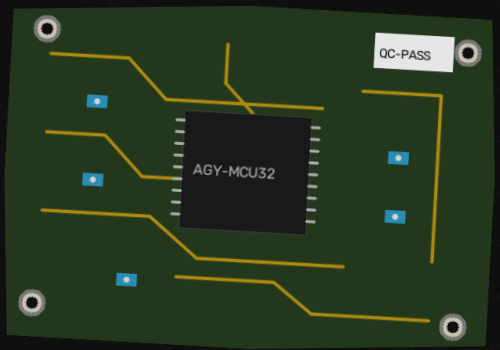
#> input picture mock_data/debug_aligned_03.png, 500 x 350 px
$ python -i locator.py   (imports and definitions only)
#> lines starting #> are read from the running program, lines starting #| are printed output that depends on the picture; after the words box and inside, x2 and y2 are one past the last pixel; in counts of white or black regions, pixels touching at a corner belong together
#> further down, picture is the input picture: shape (350, 500, 3); mean B, G, R 32.6, 56.6, 40.5
"""
Part Localization and Alignment Engine.
Detects industrial components in camera frames, extracts center, oriented bounding box (OBB)
and rotation angle, then applies rigid Euclidean transformation (preserving scale=1.0)
into canonical aligned space for precise golden inspection.
"""

from dataclasses import dataclass
from typing import Optional, Tuple
import cv2
import numpy as np


@dataclass
class LocalizationResult:
    success: bool
    aligned_image: Optional[np.ndarray]
    bbox_corners: Optional[np.ndarray]
    center: Tuple[int, int]
    angle: float
    confidence: float
    debug_frame: np.ndarray


class PartLocator:
    def __init__(self, target_width: int = 500, target_height: int = 350, min_area: float = 50000.0):
        self.target_width = target_width
        self.target_height = target_height
        self.min_area = min_area

    def locate_and_align(self, frame: np.ndarray) -> LocalizationResult:
        debug = frame.copy()
        gray = cv2.cvtColor(frame, cv2.COLOR_BGR2GRAY)
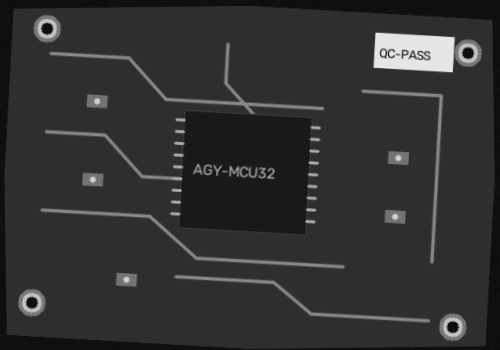
#> gray: shape (350, 500); min 6, max 230, mean 49.3

        # Multi-threshold segmentation
        candidates = []
        for th_val in [22, 30]:
            _, bin_img = cv2.threshold(gray, th_val, 255, cv2.THRESH_BINARY)
            kernel = cv2.getStructuringElement(cv2.MORPH_RECT, (7, 7))
            cleaned = cv2.morphologyEx(bin_img, cv2.MORPH_CLOSE, kernel)
            cnts, _ = cv2.findContours(cleaned, cv2.RETR_EXTERNAL, cv2.CHAIN_APPROX_SIMPLE)
            for c in cnts:
                area = cv2.contourArea(c)
                if area >= self.min_area:
                    candidates.append((area, c))
#> this loop made 2 passes
#> pass 1, in locate_and_align, `_, bin_img = cv2.threshold(gray, th_val, 255, cv2.THRESH_BINARY)`:
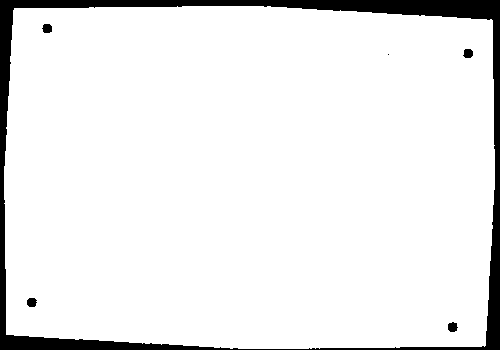
#> bin_img: shape (350, 500); 92.8% white; 6 black regions (1 under 20 px), largest, box (x1, y1, x2, y2) and area: (0, 0, 500, 350) 12360, (448, 322, 458, 332) 78, (42, 24, 52, 33) 75, (27, 298, 37, 307) 75, (463, 49, 473, 58) 74
#> pass 1, in locate_and_align, `cleaned = cv2.morphologyEx(bin_img, cv2.MORPH_CLOSE, kernel)`:
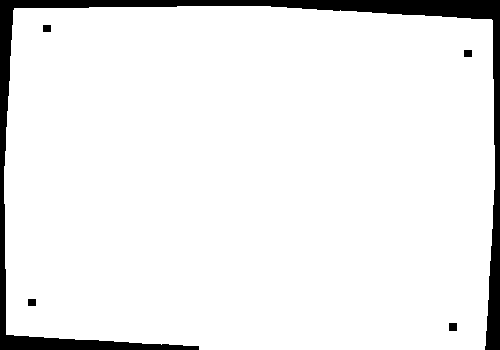
#> cleaned: shape (350, 500); 93.2% white; 5 black regions, box (x1, y1, x2, y2) and area: (0, 0, 500, 350) 11724, (449, 323, 457, 331) 64, (43, 25, 51, 32) 56, (464, 50, 472, 57) 56, (28, 299, 36, 306) 56
#> pass 2, in locate_and_align, `_, bin_img = cv2.threshold(gray, th_val, 255, cv2.THRESH_BINARY)`:
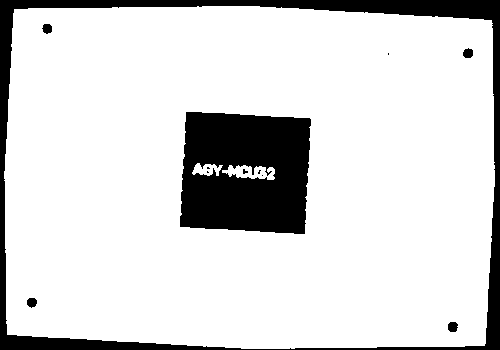
#> bin_img: shape (350, 500); 84.7% white; 12 black regions (6 under 20 px), largest, box (x1, y1, x2, y2) and area: (180, 112, 311, 234) 13675, (0, 0, 500, 350) 12827, (448, 322, 458, 332) 85, (463, 48, 473, 58) 80, (42, 24, 52, 34) 78, (27, 298, 37, 308) 78
#> pass 2, in locate_and_align, `cleaned = cv2.morphologyEx(bin_img, cv2.MORPH_CLOSE, kernel)`:
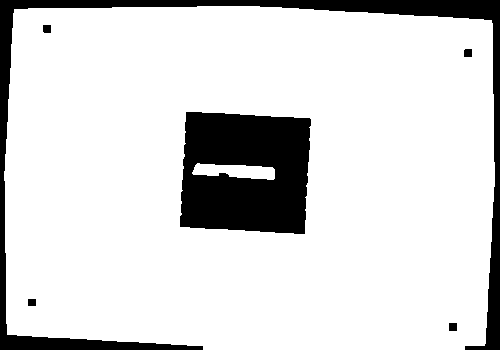
#> cleaned: shape (350, 500); 85.2% white; 6 black regions, box (x1, y1, x2, y2) and area: (180, 112, 311, 234) 13480, (0, 0, 500, 350) 12216, (449, 323, 457, 331) 64, (43, 25, 51, 33) 63, (464, 49, 472, 57) 63, (28, 299, 36, 306) 56
#> after the loop, candidates = 2 items

        if not candidates:
            return LocalizationResult(
                success=False,
                aligned_image=None,
                bbox_corners=None,
                center=(0, 0),
                angle=0.0,
                confidence=0.0,
                debug_frame=debug,
            )

        best_area, best_cnt = max(candidates, key=lambda x: x[0])
#> best_area = 162468; best_cnt = contour of 114 points, box (x1, y1, x2, y2) (4, 6, 495, 350), area 162468
        rect = cv2.minAreaRect(best_cnt)
#> rect = ((249, 177.5), (343, 490), -90)
        (cx, cy), (rw, rh), angle = rect
#> cx = 249; cy = 177.5; rw = 343; rh = 490; angle = -90
        box = cv2.boxPoints(rect)
#> box = [[494, 349], [4, 349], [4, 6], [494, 6]]
        box = np.int32(box)

        # Canonical horizontal orientation
        if rw < rh:
            rw, rh = rh, rw
#> rw = 490; rh = 343
            angle += 90.0
#> angle = 0

        # Rigid Euclidean Transform (Translation + Rotation without non-rigid scaling)
        M = cv2.getRotationMatrix2D((cx, cy), angle, 1.0)
#> M = [[1, 0, 0], [0, 1, 0]]
        M[0, 2] += (self.target_width / 2.0 - cx)
        M[1, 2] += (self.target_height / 2.0 - cy)

        aligned = cv2.warpAffine(
            frame, M, (self.target_width, self.target_height),
            flags=cv2.INTER_LINEAR,
            borderMode=cv2.BORDER_CONSTANT,
            borderValue=(15, 15, 15)
        )
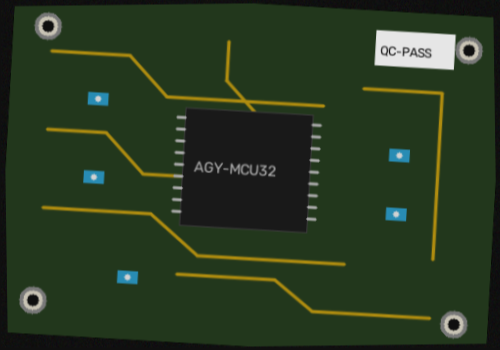
#> aligned: shape (350, 500, 3); mean B, G, R 32.7, 56.6, 40.6

        # Overlays
        cv2.drawContours(debug, [box], 0, (0, 255, 120), 2)
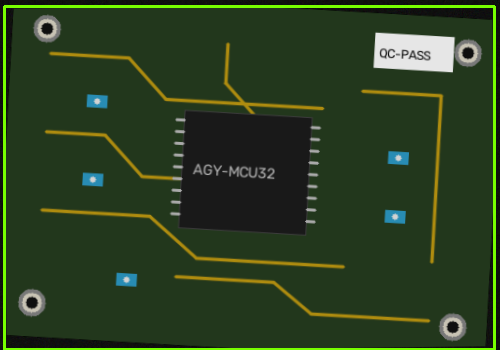
#> debug: shape (350, 500, 3); 2.57% of pixels changed, all inside (x1, y1, x2, y2) = (3, 5, 496, 350)
        cv2.circle(debug, (int(cx), int(cy)), 5, (0, 0, 255), -1)
#> debug: shape (350, 500, 3); 0.05% of pixels changed, all inside (x1, y1, x2, y2) = (244, 172, 255, 183)
        cv2.putText(
            debug,
            f"Parca: ({int(cx)},{int(cy)}) | Aci: {angle:.1f} deg",
            (max(10, int(box[0][0])), max(25, int(box[0][1]) - 10)),
            cv2.FONT_HERSHEY_SIMPLEX,
            0.55,
            (0, 255, 120),
            2,
            cv2.LINE_AA,
        )
#> debug: shape (350, 500, 3); mean B, G, R 32.2, 62.7, 43.3

        confidence = float(min(1.0, best_area / (self.target_width * self.target_height * 0.95)))
#> confidence = 0.977

        return LocalizationResult(
            success=True,
            aligned_image=aligned,
            bbox_corners=box,
            center=(int(cx), int(cy)),
            angle=float(angle),
            confidence=round(confidence, 3),
            debug_frame=debug,
        )

>>> import cv2
>>> picture = cv2.imread('../mock_data/debug_aligned_03.png')
>>> result = PartLocator().locate_and_align(picture)

$ run again, on mock_data/sample_nok_missing.png
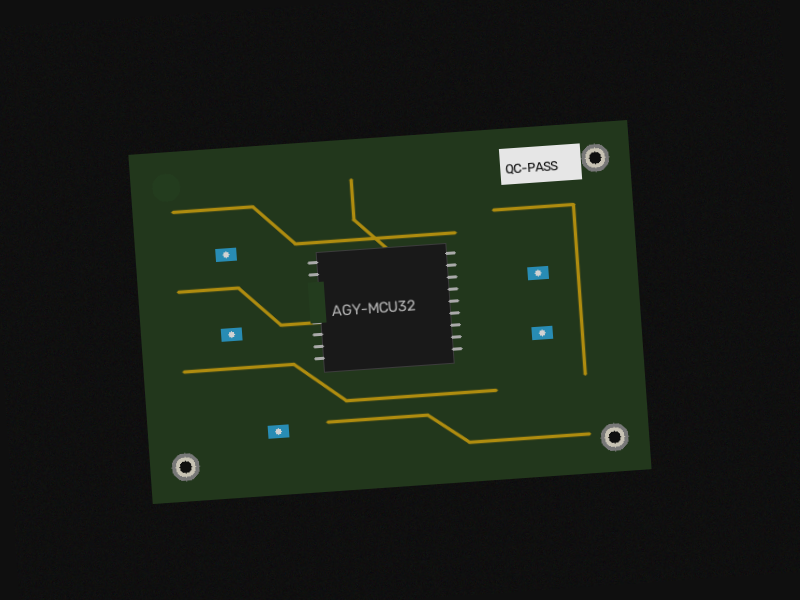
#> input picture mock_data/sample_nok_missing.png, 800 x 600 px
#> picture is the input picture: shape (600, 800, 3); mean B, G, R 21.7, 31.2, 24.8
#> the loop in locate_and_align, `for th_val in [22, 30]:` made 2 passes
#> pass 1, in locate_and_align, `_, bin_img = cv2.threshold(gray, th_val, 255, cv2.THRESH_BINARY)`:
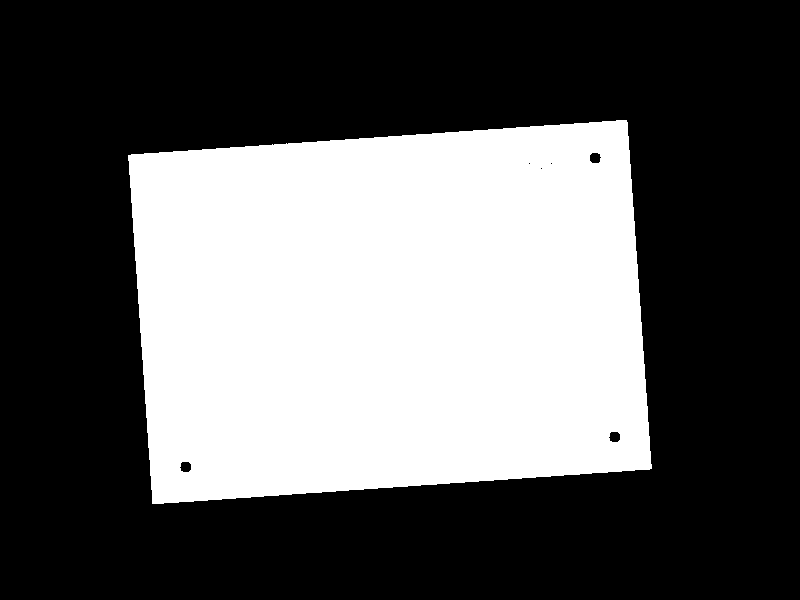
#> bin_img: shape (600, 800); 36.5% white; 1 white region, box (x1, y1, x2, y2) and area: (128, 120, 652, 504) 175169
#> after the loop in locate_and_align, `for th_val in [22, 30]:`: candidates = 2 items
#> best_area = 174602.5; best_cnt = contour of 242 points, box (x1, y1, x2, y2) (128, 120, 652, 504), area 174602
#> rect = ((389.5, 311.5), (500.6, 350.6), -4)
#> cx = 389.5; cy = 311.5; rw = 500.6; rh = 350.6; angle = -4
#> in locate_and_align, `box = cv2.boxPoints(rect)`: box = [[152, 503.9], [127.5, 154.1], [626.9, 119.2], [651.4, 468.9]]
#> in locate_and_align, `box = np.int32(box)`: box = [[151, 503], [127, 154], [626, 119], [651, 468]]
#> M = [[0.998, -0.0698, 22.69], [0.0698, 0.998, -26.42]]
#> in locate_and_align, `cv2.putText( debug, f"Parca: ({int(cx)},{int(cy)}) | Aci: {angle:.1f} ..`:
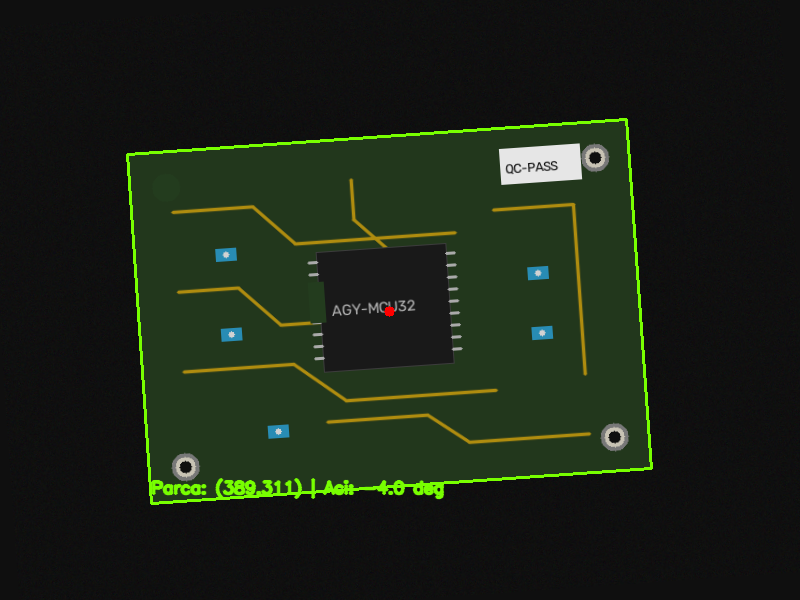
#> debug: shape (600, 800, 3); mean B, G, R 21.4, 34.4, 26.2
#> confidence = 1

$ run again, on mock_data/sample_nok_scratch.png
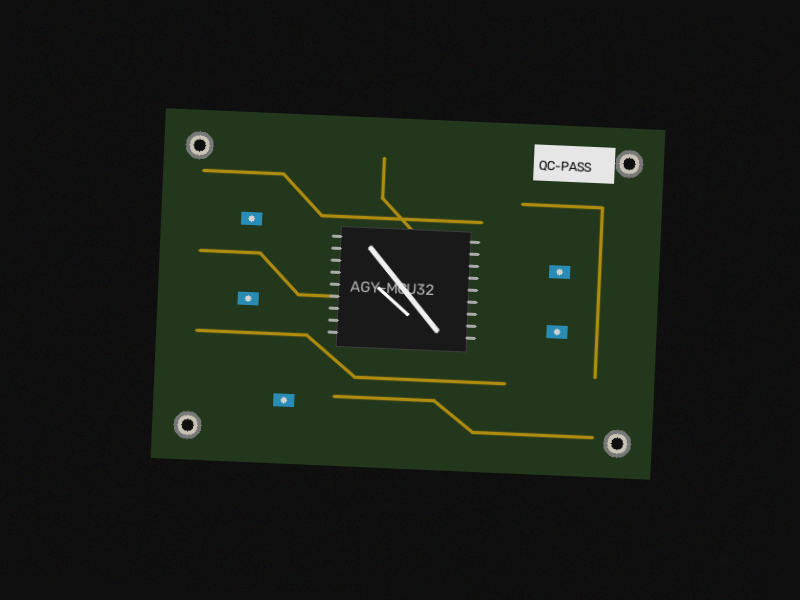
#> input picture mock_data/sample_nok_scratch.png, 800 x 600 px
#> picture is the input picture: shape (600, 800, 3); mean B, G, R 22.2, 31.6, 25.3
#> the loop in locate_and_align, `for th_val in [22, 30]:` made 2 passes
#> pass 1, in locate_and_align, `_, bin_img = cv2.threshold(gray, th_val, 255, cv2.THRESH_BINARY)`:
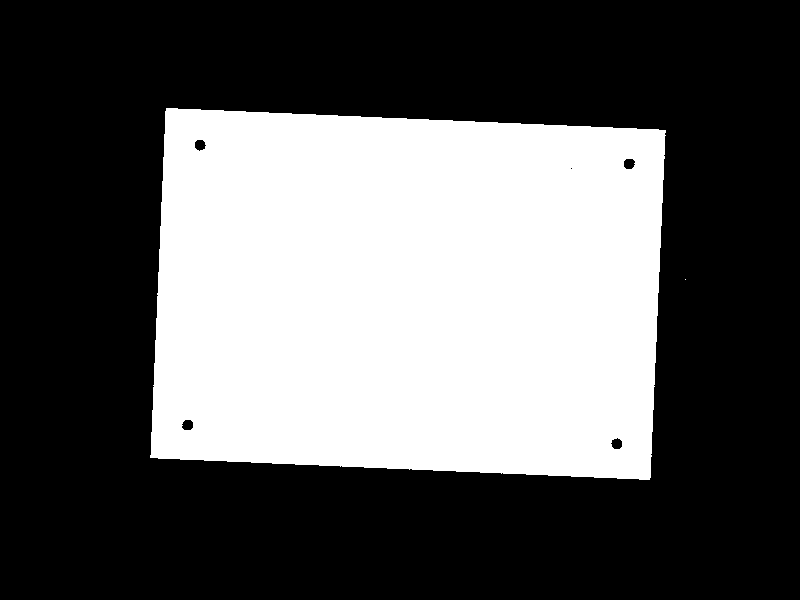
#> bin_img: shape (600, 800); 36.5% white; 2 white regions (1 under 20 px), largest, box (x1, y1, x2, y2) and area: (150, 108, 666, 480) 175072
#> after the loop in locate_and_align, `for th_val in [22, 30]:`: candidates = 2 items
#> best_area = 174603; best_cnt = contour of 156 points, box (x1, y1, x2, y2) (150, 108, 666, 480), area 174603
#> rect = ((407.5, 293.5), (350.6, 500.6), -87.5)
#> in locate_and_align, `(cx, cy), (rw, rh), angle = rect`: cx = 407.5; cy = 293.5; rw = 350.6; rh = 500.6; angle = -87.5
#> in locate_and_align, `box = cv2.boxPoints(rect)`: box = [[650, 479.5], [149.8, 457.7], [165.1, 107.5], [665.3, 129.3]]
#> in locate_and_align, `box = np.int32(box)`: box = [[649, 479], [149, 457], [165, 107], [665, 129]]
#> in locate_and_align, `rw, rh = rh, rw`: rw = 500.6; rh = 350.6
#> in locate_and_align, `angle += 90.0`: angle = 2.5
#> M = [[0.999, 0.0436, -12.4], [-0.0436, 0.999, 18.04]]
#> in locate_and_align, `cv2.putText( debug, f"Parca: ({int(cx)},{int(cy)}) | Aci: {angle:.1f} ..`:
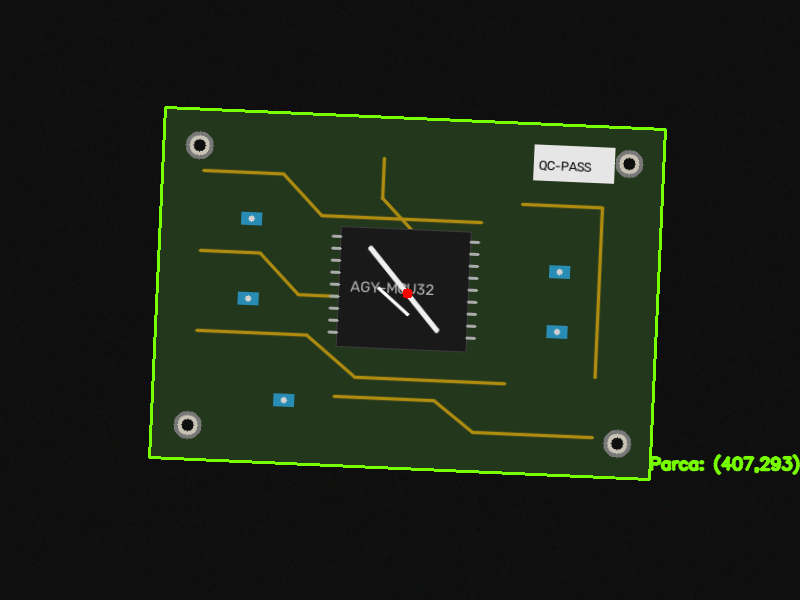
#> debug: shape (600, 800, 3); mean B, G, R 21.9, 34.6, 26.6
#> confidence = 1
